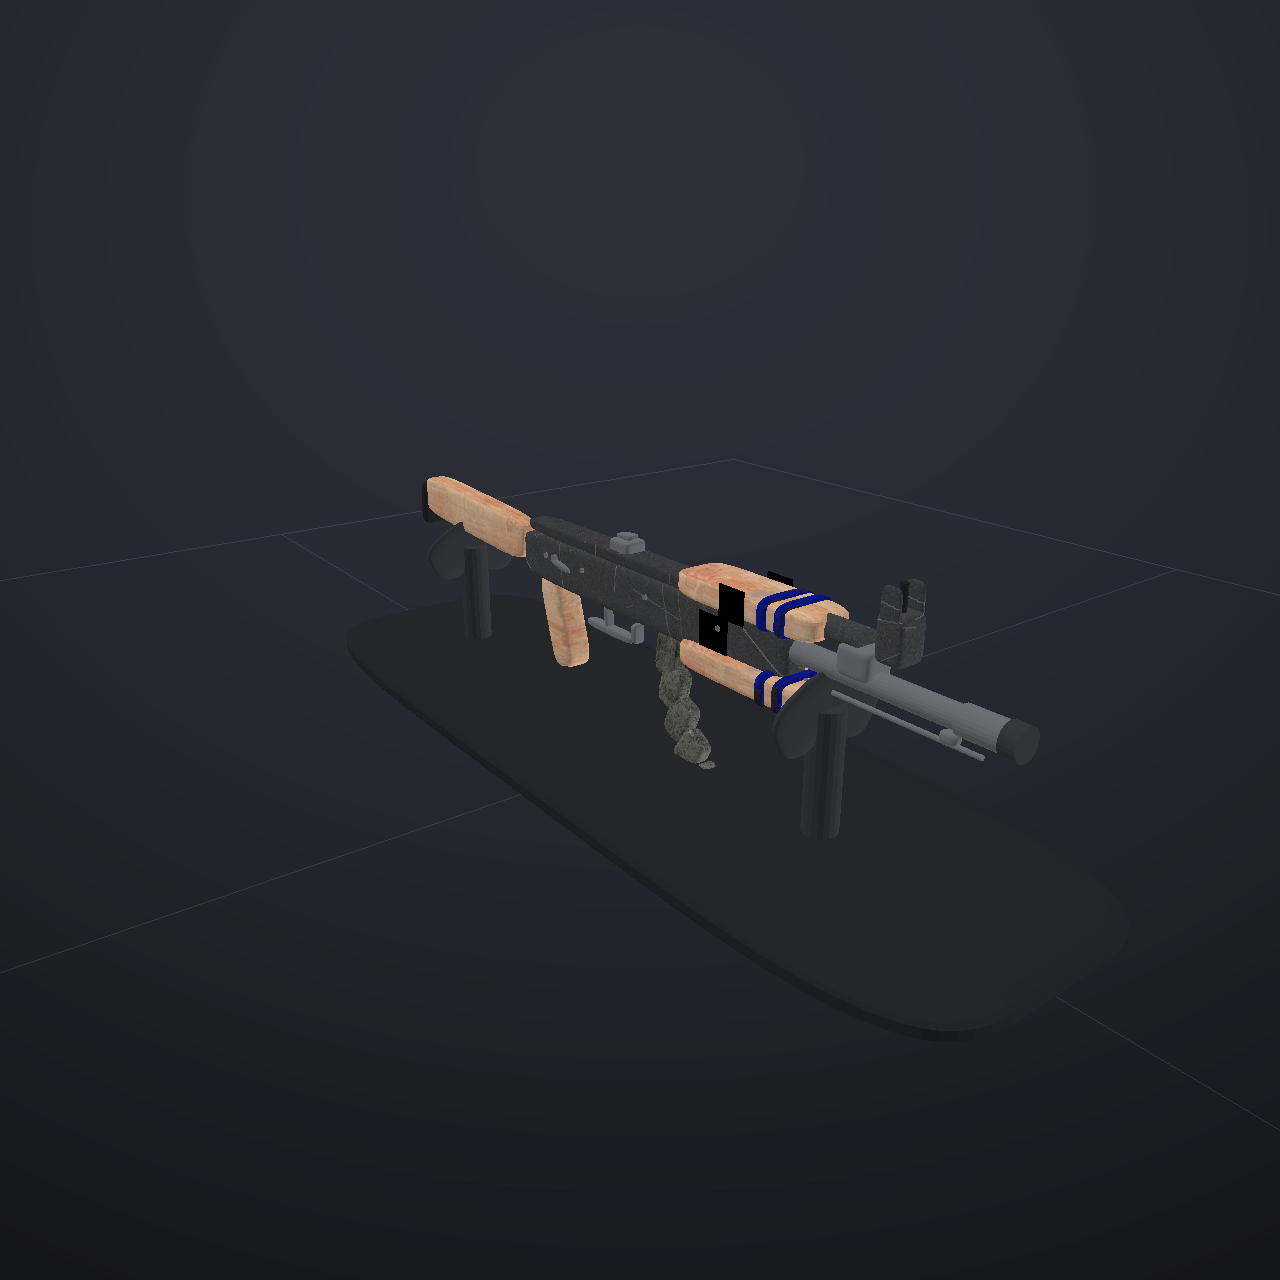

Write the Python code that produced this figure.
"""Stylized AK — the "top model" showcase for aiglb.

Every part is mated by measurement, not by eye: wooden parts overlap the
receiver, tape wraps hug the handguards, the stock slides *into* the receiver
by 10 mm. Real CC0 library materials with procedural aging do the rest —
chipped red-orange paint on wood, scratched blued receiver, dusty tape.

Run:  python examples/rifle.py   →  rifle.glb + hero preview on stdout
"""
import math

import numpy as np

import aiglb

scene = aiglb.Scene("rifle")

# ---------------------------------------------------------------- materials
RECEIVER = aiglb.library_material(
    "texturecan/Metal0056", tint=(0.60, 0.61, 0.68), contrast=0.85,
    scratches=0.55, roughness=0.40, uv_scale=2.6, seed=7, name="receiver_blued")
DUST_COVER = aiglb.library_material(
    "texturecan/Metal0056", tint=(0.47, 0.48, 0.55), contrast=0.85,
    scratches=0.4, roughness=0.46, uv_scale=2.6, seed=19, name="dust_cover")
FURNITURE = aiglb.library_material(
    "ambientcg/PaintedWood006B", wear=0.45, uv_scale=1.7, seed=11,
    name="furniture_worn_red")
MAGAZINE = aiglb.library_material(
    "texturecan/Metal0059", tint=(0.36, 0.36, 0.40), scratches=0.45,
    wear=0.2, uv_scale=2.0, seed=23, name="magazine")
GUNMETAL = "gunmetal"
RUBBER = "rubber_black"
TAPE = aiglb.library_material(
    "ambientcg/PaintedMetal007", tint=(0.16, 0.24, 0.78), roughness=0.62,
    uv_scale=3.0, fingerprints=0.35, seed=31, name="blue_tape")
STAND = aiglb.color_material("#1a1c1f", roughness=0.88, name="stand")
STAND_BASE = aiglb.color_material("#101114", roughness=0.9, name="stand_base")

# rifle sits on a museum-style stand; barrel axis at this height
AXIS_Y = 0.165

# ------------------------------------------------------------- the rifle
# receiver & top cover
scene.add("receiver", aiglb.rounded_box(0.400, 0.050, 0.033, sharpness=7.0),
          RECEIVER, position=(0.0, AXIS_Y, 0.0))
scene.add("dust_cover", aiglb.rounded_box(0.384, 0.013, 0.0295, sharpness=6.0),
          DUST_COVER, position=(0.0, AXIS_Y + 0.0305, 0.0))

# barrel, gas tube, gas block, muzzle
scene.add("barrel", aiglb.cylinder(0.010, 0.185, 24), GUNMETAL,
          position=(0.290, AXIS_Y + 0.006, 0.0), rotation=(0, 0, 90))
scene.add("gas_tube", aiglb.cylinder(0.0108, 0.175, 24), RECEIVER,
          position=(0.183, AXIS_Y + 0.0355, 0.0), rotation=(0, 0, 90))
scene.add("gas_block", aiglb.rounded_box(0.034, 0.026, 0.029, sharpness=6.0),
          GUNMETAL, position=(0.268, AXIS_Y + 0.020, 0.0))
scene.add("muzzle", aiglb.cylinder(0.0124, 0.048, 24), GUNMETAL,
          position=(0.385, AXIS_Y + 0.006, 0.0), rotation=(0, 0, 90))
scene.add("muzzle_ring", aiglb.cylinder(0.0138, 0.014, 24), "black_metal",
          position=(0.405, AXIS_Y + 0.006, 0.0), rotation=(0, 0, 90))

# front sight block + post + protective wings
scene.add("front_sight_block", aiglb.rounded_box(0.026, 0.040, 0.029, sharpness=6.0),
          RECEIVER, position=(0.300, AXIS_Y + 0.048, 0.0))
scene.add("front_sight_post", aiglb.cylinder(0.0032, 0.024, 12), RUBBER,
          position=(0.300, AXIS_Y + 0.0775, 0.0))
for k, side in enumerate((1.0, -1.0)):
    scene.add(f"sight_wing_{k}", aiglb.rounded_box(0.018, 0.030, 0.004, sharpness=4.0),
              RECEIVER, position=(0.300, AXIS_Y + 0.074, side * 0.0125))

# rear sight block + tangent leaf
scene.add("rear_sight_block", aiglb.rounded_box(0.030, 0.016, 0.024, sharpness=6.0),
          GUNMETAL, position=(-0.030, AXIS_Y + 0.0395, 0.0))
scene.add("rear_sight_leaf", aiglb.rounded_box(0.024, 0.006, 0.012, sharpness=4.0),
          GUNMETAL, position=(-0.030, AXIS_Y + 0.0495, 0.0), rotation=(0, 0, 5))

# buttstock — slides 10 mm *into* the receiver, slight droop
stock_mesh = aiglb.rounded_box(0.225, 0.046, 0.027, sharpness=6.0)
scene.add("stock", stock_mesh, FURNITURE,
          position=(-0.318, AXIS_Y + 0.011, 0.0), rotation=(0, 0, -3.2))
scene.add("buttplate", aiglb.rounded_box(0.013, 0.052, 0.029, sharpness=5.0),
          RUBBER, position=(-0.4295, AXIS_Y + 0.0045, 0.0), rotation=(0, 0, -3.2))
for k, side in enumerate((1.0, -1.0)):
    scene.add(f"buttplate_screw_{k}", aiglb.cylinder(0.0026, 0.004, 10), GUNMETAL,
              position=(-0.437, AXIS_Y + 0.0045 + (0.014 if k else -0.014), 0.0),
              rotation=(0, 0, 90))

# pistol grip — tilted back like the real thing
scene.add("grip", aiglb.rounded_box(0.034, 0.102, 0.030, sharpness=5.5),
          FURNITURE, position=(-0.141, AXIS_Y - 0.064, 0.0), rotation=(0, 0, 16.5))

# trigger guard: rear strut + bottom bar + front strut
scene.add("guard_front", aiglb.rounded_box(0.008, 0.020, 0.013, sharpness=4.0),
          GUNMETAL, position=(-0.0145, AXIS_Y - 0.0435, 0.0))
scene.add("guard_bar", aiglb.rounded_box(0.077, 0.0085, 0.012, sharpness=4.0),
          GUNMETAL, position=(-0.057, AXIS_Y - 0.0525, 0.0))
scene.add("trigger", aiglb.rounded_box(0.005, 0.021, 0.010, sharpness=4.0),
          GUNMETAL, position=(-0.062, AXIS_Y - 0.040, 0.0), rotation=(0, 0, 10))

# magazine — 5 plates on a progressive arc (lean grows downward), like a 30-rd curve
mag_start = np.array([0.035, AXIS_Y - 0.030])
seg_h = 0.036
lean = math.radians(7.0)
step = 0.0315
pos = mag_start.copy()
plate_names = []
for i in range(5):
    plate = aiglb.rounded_box(0.030, seg_h + 0.008, 0.0175, sharpness=4.5)
    cx, cy = pos + np.array([math.sin(lean), -math.cos(lean)]) * (seg_h / 2)
    scene.add(f"mag_plate_{i}", plate, MAGAZINE,
              position=(cx, cy, 0.0), rotation=(0, 0, -math.degrees(lean)))
    plate_names.append(f"mag_plate_{i}")
    pos = pos + np.array([math.sin(lean), -math.cos(lean)]) * step
    lean += math.radians(8.4)
# baseplate at the end of the arc
scene.add("mag_base", aiglb.rounded_box(0.033, 0.013, 0.021, sharpness=4.0),
          GUNMETAL,
          position=(pos[0] + math.sin(lean) * 0.004, pos[1] - math.cos(lean) * 0.004, 0.0),
          rotation=(0, 0, -math.degrees(lean)))

# selector lever + pivot on the right side, charging handle on the left-rear
scene.add("selector", aiglb.rounded_box(0.030, 0.006, 0.006, sharpness=3.0),
          GUNMETAL, position=(-0.118, AXIS_Y + 0.002, 0.0185), rotation=(0, 0, -10))
scene.add("selector_pivot", aiglb.cylinder(0.0042, 0.004, 12), GUNMETAL,
          position=(-0.131, AXIS_Y + 0.0065, 0.0180), rotation=(90, 0, 0))
scene.add("charging_handle", aiglb.cylinder(0.0048, 0.016, 12), GUNMETAL,
          position=(-0.168, AXIS_Y + 0.018, -0.020), rotation=(90, 0, 0))

# cleaning rod under the barrel
scene.add("cleaning_rod", aiglb.cylinder(0.0022, 0.30, 10), GUNMETAL,
          position=(0.230, AXIS_Y - 0.0165, 0.0), rotation=(0, 0, 90))

# wooden handguards flanking the gas tube / barrel
scene.add("handguard_upper", aiglb.rounded_box(0.168, 0.024, 0.052, sharpness=6.0),
          FURNITURE, position=(0.152, AXIS_Y + 0.0360, 0.0))
scene.add("handguard_lower", aiglb.rounded_box(0.163, 0.026, 0.050, sharpness=6.0),
          FURNITURE, position=(0.152, AXIS_Y - 0.0285, 0.0))

# blue electrical tape wraps (2 on each handguard)
for i, tx in enumerate((0.183, 0.203)):
    scene.add(f"tape_upper_{i}", aiglb.rounded_box(0.0135, 0.0295, 0.0585, sharpness=4.0),
              TAPE, position=(tx, AXIS_Y + 0.0360, 0.0))
    scene.add(f"tape_lower_{i}", aiglb.rounded_box(0.0135, 0.0315, 0.0565, sharpness=4.0),
              TAPE, position=(tx, AXIS_Y - 0.0285, 0.0))

# receiver + stock rivets
for i, rx in enumerate((-0.148, -0.082, 0.020, 0.122)):
    for k, side in enumerate((1.0, -1.0)):
        scene.add(f"rivet_{i}_{k}", aiglb.cylinder(0.0026, 0.0050, 10),
                  GUNMETAL, position=(rx, AXIS_Y + 0.006, side * 0.0163),
                  rotation=(90, 0, 0))

# bayonet lug under the muzzle
scene.add("bayonet_lug", aiglb.rounded_box(0.016, 0.010, 0.010, sharpness=3.0),
          GUNMETAL, position=(0.352, AXIS_Y - 0.0115, 0.0))

# ------------------------------------------------------------- smiley sticker
from PIL import Image, ImageDraw


def _smiley() -> Image.Image:
    s = 256
    img = Image.new("RGBA", (s, s), (0, 0, 0, 0))
    d = ImageDraw.Draw(img)
    d.ellipse([18, 18, s - 18, s - 18], fill=(247, 214, 63, 255),
              outline=(24, 24, 24, 255), width=13)
    d.rounded_rectangle([84, 88, 106, 132], radius=6, fill=(22, 22, 22, 255))
    d.rounded_rectangle([150, 88, 172, 132], radius=6, fill=(22, 22, 22, 255))
    d.arc([70, 92, 186, 208], start=12, end=168,
          fill=(22, 22, 22, 255), width=15)
    return img


sticker_tex = _smiley()
from trimesh.visual.material import PBRMaterial
sticker_mat = PBRMaterial(name="smiley_sticker",
                          baseColorTexture=sticker_tex,
                          baseColorFactor=[255, 255, 255, 255],
                          metallicFactor=0.0, roughnessFactor=0.45,
                          alphaMode="MASK", alphaCutoff=0.5)
for k, side in enumerate((1.0, -1.0)):
    scene.add(f"sticker_receiver_{k}",
              aiglb.box(0.036, 0.036, 0.0009),
              sticker_mat,
              position=(0.115, AXIS_Y - 0.002, side * 0.0171))
for k, side in enumerate((1.0, -1.0)):
    scene.add(f"sticker_guard_{k}",
              aiglb.box(0.030, 0.030, 0.0009),
              sticker_mat,
              position=(0.148, AXIS_Y + 0.0360, side * 0.0269))

# ------------------------------------------------------------- display stand
scene.add("stand_base", aiglb.rounded_box(0.95, 0.024, 0.30, sharpness=5.0),
          STAND_BASE, position=(-0.01, 0.012, 0.0))
for i, px in enumerate((-0.335, 0.235)):
    scene.add(f"stand_post_{i}", aiglb.cylinder(0.016, 0.115, 20),
              STAND, position=(px, 0.078, 0.0))
    for k, tilt in enumerate((28.0, -28.0)):
        scene.add(f"stand_cradle_{i}_{k}",
                  aiglb.rounded_box(0.010, 0.055, 0.075, sharpness=3.0),
                  STAND,
                  position=(px, 0.1335, 0.020 * (1 if tilt > 0 else -1)),
                  rotation=(tilt, 0, 0))

scene.save("rifle.glb")
